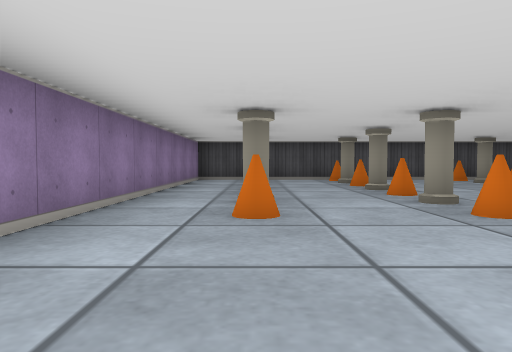
[1] (above)

24 first-person views from a walk through a cub3D level. The camera is about half as high as the walls, tilts 2° down and sees 70° across. The floor is counted in squares. Each view is taken from the middle of a square. On the plan, view 1 faces up. The plan holds only what a view shows up to about 9 squares ahead; the rest is blank.

[2]
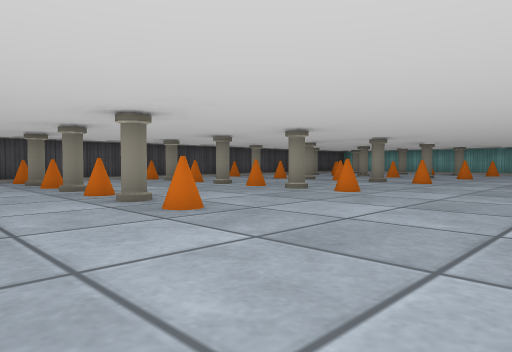

[3]
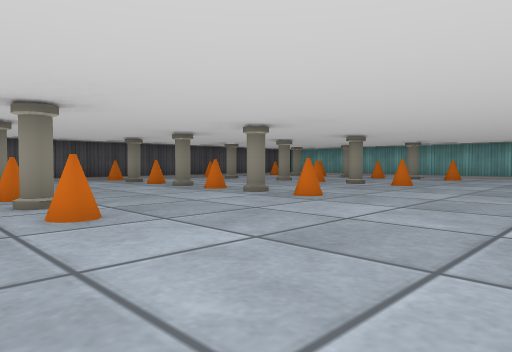

[4]
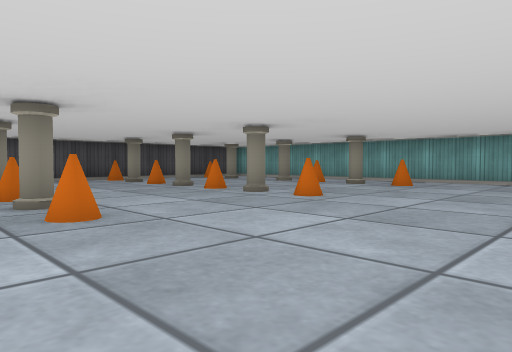

[5]
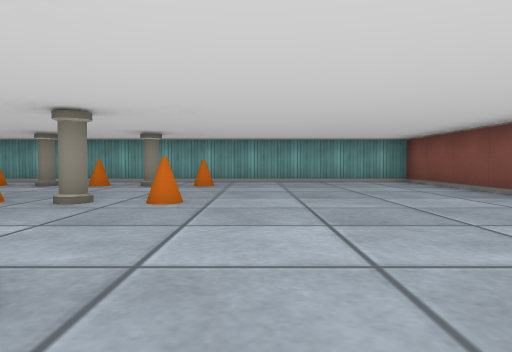

[6]
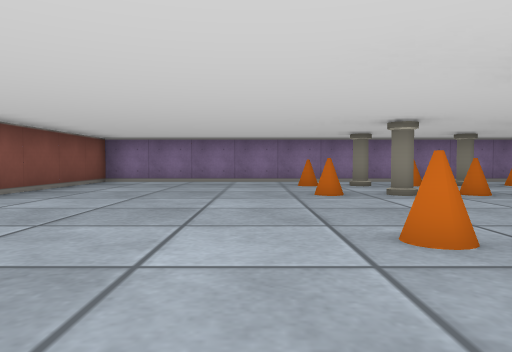

[7]
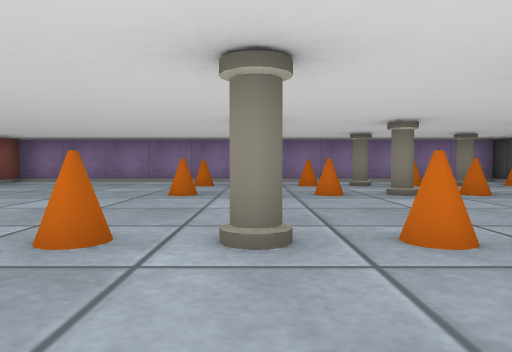

[8]
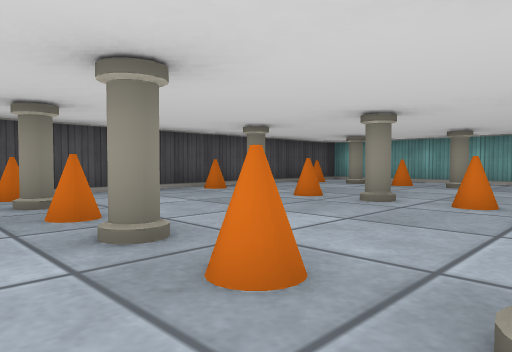

[9]
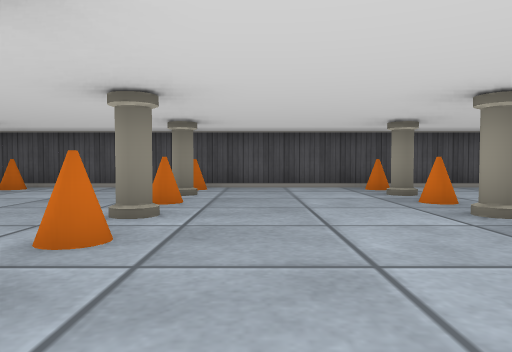

[10]
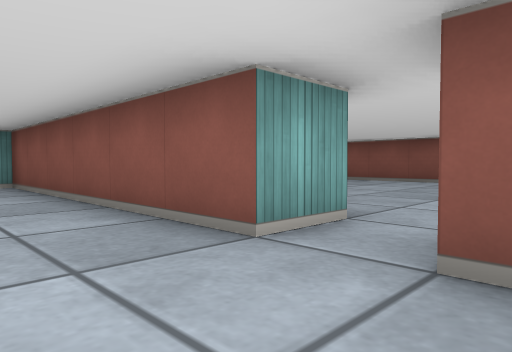

[11]
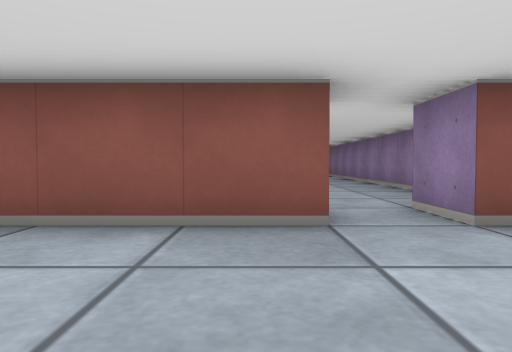

[12]
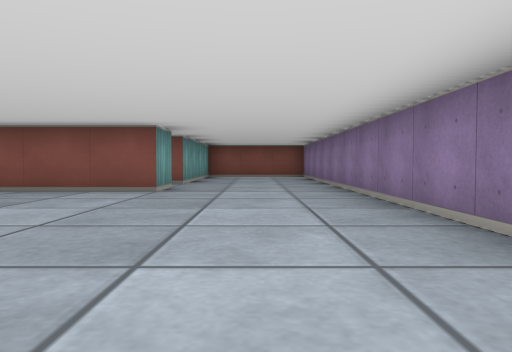

[13]
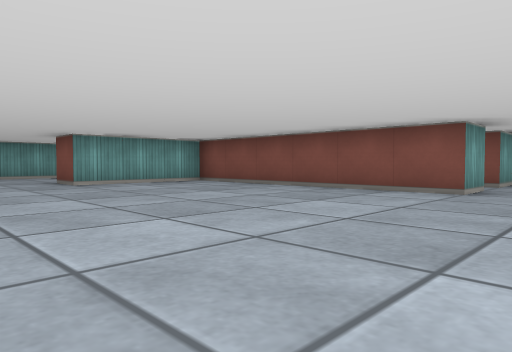

[14]
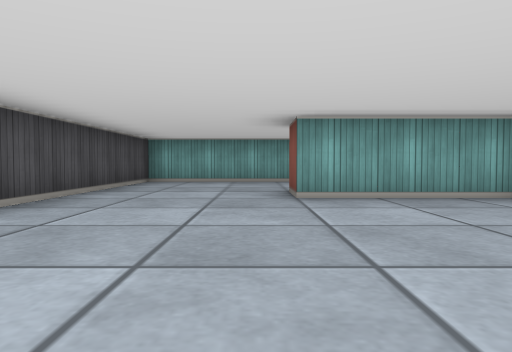

[15]
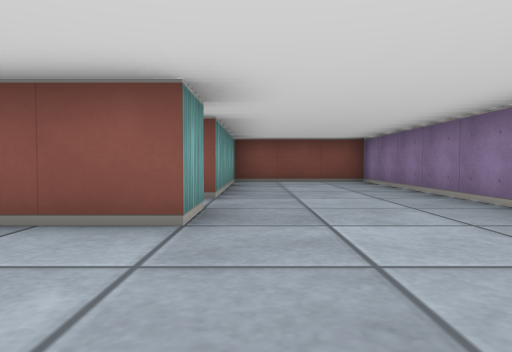

[16]
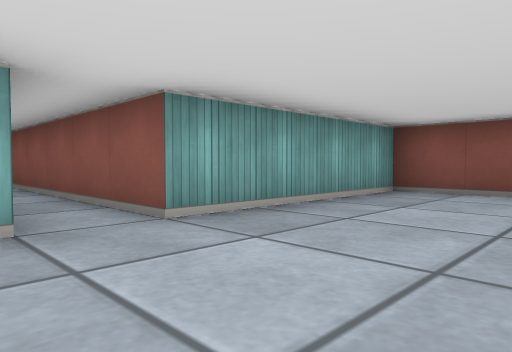

[17]
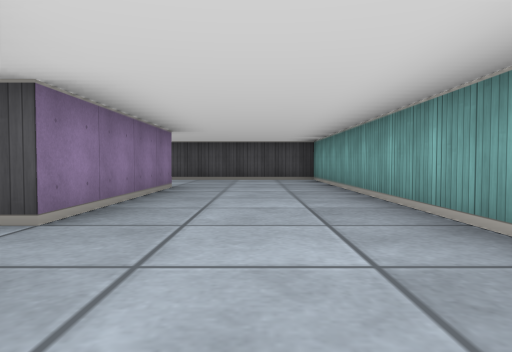

[18]
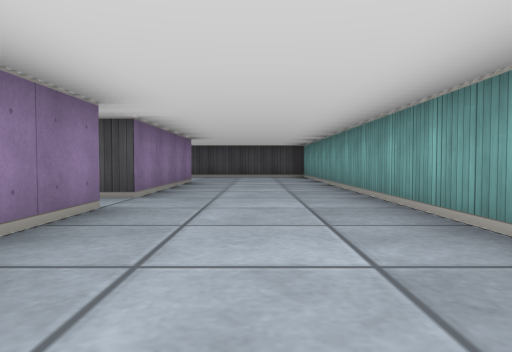

[19]
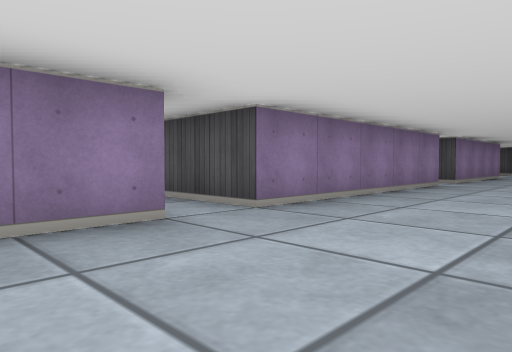

[20]
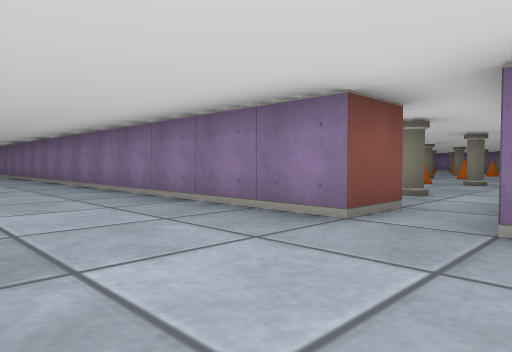

[21]
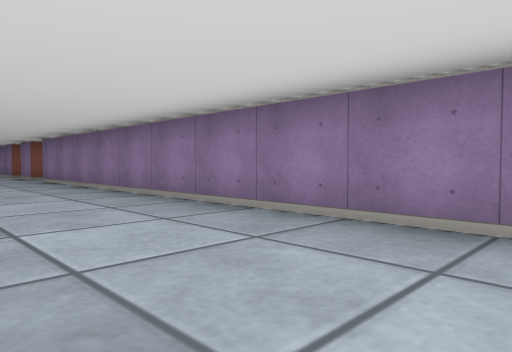

[22]
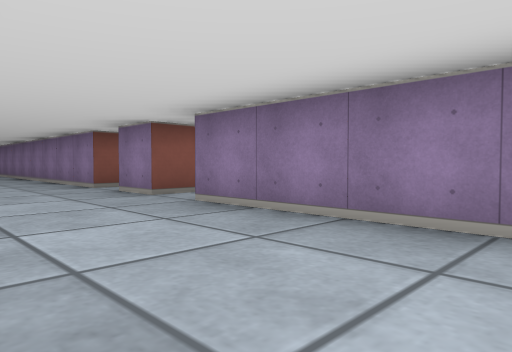

[23]
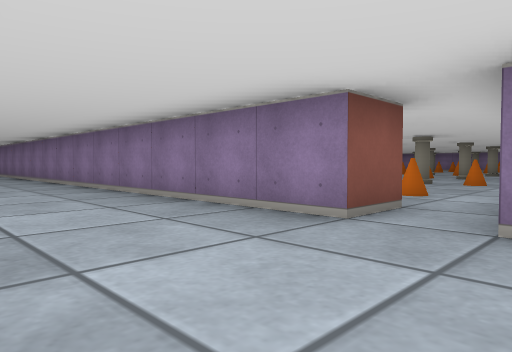

[24]
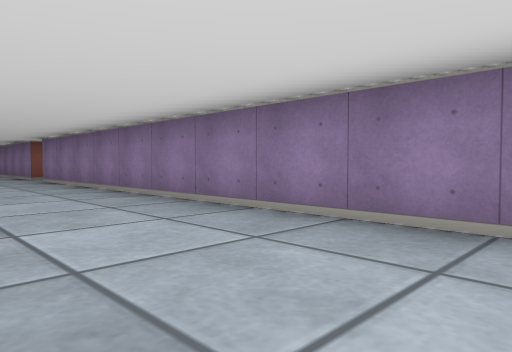

### Floor plan
Points are (right, up) in squares from view 1. A wall is a line through its corners. A room is listed if a view was taken in it or the views show most of it. See-through windows are left out.
Room 1 (views 1, 2, 3, 4, 5, 6, 7, 8, 9, 10, 11)
walls: (9.5, -1.5) (15.5, -1.5) (15.5, 8); (14.2, 9.5) (1.4, 9.5); (-0.9, 9.5) (-1.5, 9.5) (-1.5, -1.5) (2.1, -1.5)
ways out: opening at (9, -2) to room 2
objects: cone (0, 3); pillar (0, 4); cone (0, 5); pillar (0, 6); other object (0, 7); pillar (0, 8); other object (0, 9); cone (2, 3); pillar (2, 4); cone (2, 5); pillar (2, 6); cone (2, 7); pillar (2, 8); cone (2, 9); cone (5, 3); pillar (5, 4); cone (5, 5); pillar (5, 6); cone (5, 7); pillar (5, 8); cone (5, 9); cone (8, 3); pillar (8, 4); cone (8, 5); pillar (8, 6); cone (8, 7); pillar (8, 8); cone (8, 9); cone (11, 3); pillar (11, 4); cone (11, 5); pillar (11, 6); cone (11, 7); pillar (11, 8); cone (11, 9); cone (14, 3); pillar (14, 4); cone (14, 5); pillar (14, 6); cone (14, 7); pillar (14, 8); other object (14, 9)
Room 2 (views 12, 13, 14, 15, 16, 17, 18, 19, 20, 21, 22, 23, 24)
walls: (16.4, -32.5) (17.5, -32.5) (17.5, -45.5); (16.8, -30.5) (17.5, -30.5) (17.5, -31.5); (16.4, -16.5) (17.5, -16.5) (17.5, -29.5); (20.5, -11.9) (20.5, -2.5) (15.5, -2.5); (17.5, -10.5) (17.5, -15.5) (15.8, -15.5); (10.5, -9.6) (10.5, -8.5) (16.5, -8.5) (16.5, -5.5) (17.5, -5.5) (17.5, -9.5) (17, -9.5); (7.5, -4.8) (7.5, -14.5) (10.5, -14.5) (10.5, -10.5) (15.5, -10.5); (9.5, -2.6) (9.5, -1.5); (8.5, -1.5) (8.5, -2.5)
ways out: opening at (9, -2) to room 1; opening at (17, -32); opening at (17, -30); opening at (17, -16)

Where each view was taken, in squares from view 1:
view 1: 0 up, 0 right, facing up
view 2: 0 up, 0 right, facing up-right
view 3: 0 up, 4 right, facing up-right
view 4: 0 up, 7 right, facing up-right
view 5: 2 up, 7 right, facing right
view 6: 2 up, 7 right, facing left
view 7: 4 up, 7 right, facing left
view 8: 4 up, 7 right, facing up-right
view 9: 3 up, 6 right, facing up
view 10: 0 up, 8 right, facing down-right
view 11: 1 up, 10 right, facing down
view 12: 3 down, 9 right, facing down
view 13: 3 down, 9 right, facing down-right
view 14: 5 down, 12 right, facing right
view 15: 6 down, 10 right, facing down
view 16: 9 down, 8 right, facing down-right
view 17: 12 down, 19 right, facing up
view 18: 14 down, 19 right, facing up
view 19: 18 down, 20 right, facing up-left
view 20: 15 down, 20 right, facing down-left
view 21: 20 down, 20 right, facing down-left
view 22: 26 down, 20 right, facing down-left
view 23: 31 down, 20 right, facing down-left
view 24: 36 down, 20 right, facing down-left
